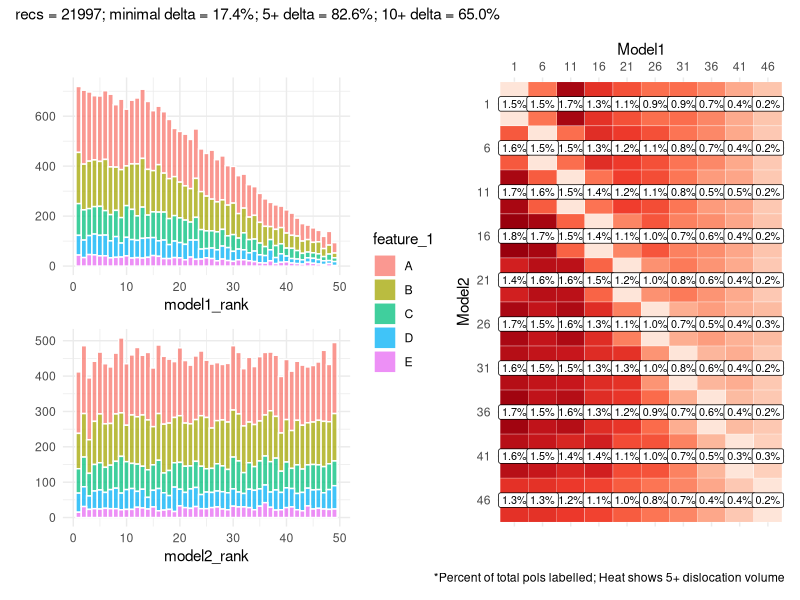
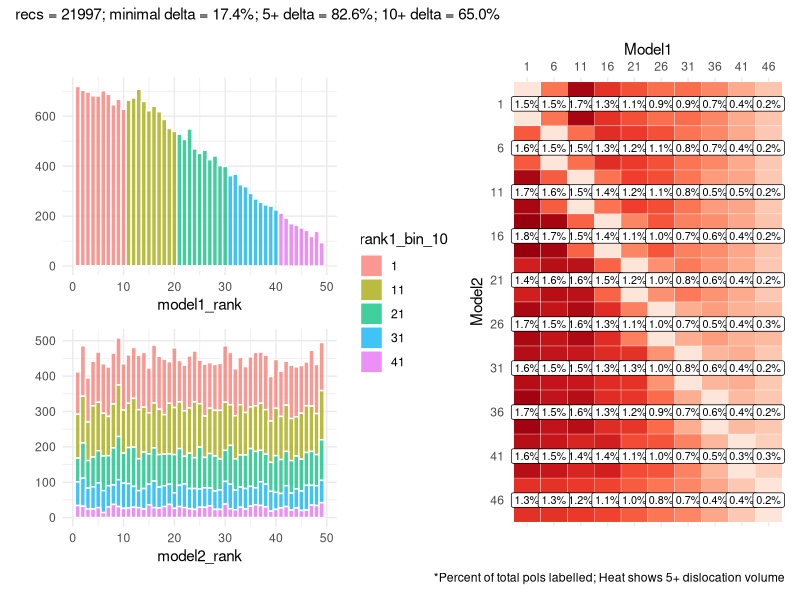
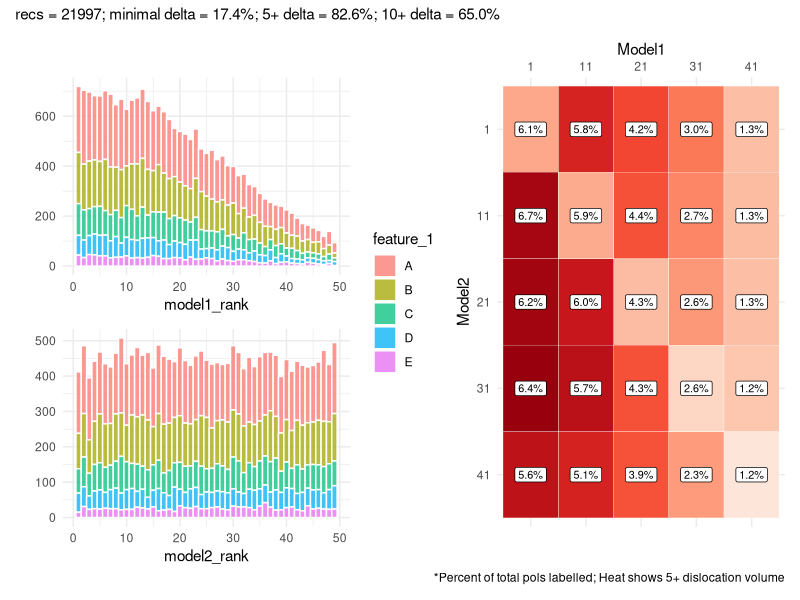

These figures' R source, in order:
# practicing plotting some data

library(tidyverse)
library(scales)
library(patchwork)
library(hexbin)

# dataset -----

dff <- data.frame(feature_1 = sample(LETTERS, 50000, replace = TRUE, 
                                     prob = c(0.35, 0.25, 0.15, 0.1, 0.05, 
                                              rep(0.01, 21))), 
                  revenue = rpois(50000, 1500), 
                  model1_rank = rnorm(50000, mean = 5, sd = 23), 
                  model2_rank = runif(50000, min = 1, max = 50)) |>
  filter(model1_rank >= 1, model1_rank <= 50, 
         feature_1 %in% c('A', 'B', 'C', 'D', 'E')) |> 
  mutate(model1_rank = floor(model1_rank), 
         model2_rank = floor(model2_rank), 
         rank1_bin_10 = floor((model1_rank - 1) / 10) * 10 + 1, 
         rank2_bin_10 = floor((model2_rank - 1) / 10) * 10 + 1, 
         rank1_bin_05 = floor((model1_rank - 1) / 5) * 5 + 1, 
         rank2_bin_05 = floor((model2_rank - 1) / 5) * 5 + 1) |>
  mutate(moved_05plus = ifelse(abs(model2_rank - model1_rank) >= 5, 
                               TRUE, FALSE), 
         moved_10plus = ifelse(abs(model2_rank - model1_rank) >= 10, 
                               TRUE, FALSE), 
         model_delta = model2_rank - model1_rank) |>
  as_tibble()

# tests ?????????????????????????????????????
dim(dff)
dff |> group_by(rank2_bin_10) |> 
  summarise(min(model2_rank), max(model2_rank))
dff |> group_by(rank1_bin_05) |> 
  summarise(min(model1_rank), max(model1_rank))

# agg versions of the dataframe :::::::::::::::::::::::
# dff_a <- dff |> 
#   group_by(model1_rank, model2_rank) |>
#   summarise(recs = n(), 
#             revenue = sum(revenue)) |>  
#   mutate(recs_mix = recs / sum(recs), 
#          rev_mix = revenue / sum(revenue))

dff_a2 <- dff |>
  mutate(gkey = paste0(rank1_bin_10, '::', rank2_bin_10)) |>
  group_by(gkey) |>
  summarise(recs = n(), 
            revenue = sum(revenue), 
            m05plus = sum(moved_05plus), 
            m10plus = sum(moved_10plus)) |>  
  mutate(recs_mix = recs / sum(recs), 
         rev_mix = revenue / sum(revenue)) |>
  mutate(rank1_bin_10 = stringr::str_extract(gkey, '^.*?(?=::)'), 
         rank2_bin_10 = stringr::str_extract(gkey, '(?<=::)\\d+'), 
         rank1_bin_10 = as.double(rank1_bin_10), 
         rank2_bin_10 = as.double(rank2_bin_10))

dff_a3 <- dff |>
  mutate(gkey = paste0(rank1_bin_05, '::', rank2_bin_05)) |>
  group_by(gkey) |>
  summarise(recs = n(), 
            revenue = sum(revenue), 
            m05plus = sum(moved_05plus), 
            m10plus = sum(moved_10plus)) |>  
  mutate(recs_mix = recs / sum(recs), 
         rev_mix = revenue / sum(revenue)) |>
  mutate(rank1_bin_05 = stringr::str_extract(gkey, '^.*?(?=::)'), 
         rank2_bin_05 = stringr::str_extract(gkey, '(?<=::)\\d+'), 
         rank1_bin_05 = as.double(rank1_bin_05), 
         rank2_bin_05 = as.double(rank2_bin_05))

# ^ -----

# plotting ----------------------------------------

# primary matrix delta/dislocation exhibit/plot/viz :::::::::::::::
fun_plt_delta_matrix <- function(arg_df, arg_dfa,  
                                 arg_xaxis, 
                                 arg_yaxis, 
                                 arg_histfill) {
  aaa <- scales::percent(sum(arg_df$moved_05plus) / nrow(arg_df), 
                         accuracy = 0.1)
  bbb <- scales::percent(sum(arg_df$moved_10plus) / nrow(arg_df), 
                         accuracy = 0.1)
  aa2 <- scales::percent((1 - (sum(arg_df$moved_05plus) / nrow(arg_df))), 
                         accuracy = 0.1)
  arg_df <- arg_df %>% rename(histfill = !!arg_histfill) %>% 
    mutate(histfill = as.factor(histfill))
  # p1 <- arg_dfa %>% 
  #   rename(xvar = !!arg_xaxis, yvar = !!arg_yaxis) %>% 
  #   ggplot(aes(x = as.factor(xvar), 
  #              y = fct_rev(as.factor(yvar)))) + 
  #   geom_tile(aes(fill = recs), color = 'white') + 
  #   geom_label(aes(label = scales::percent(recs_mix, accuracy = 0.1)), 
  #              size = 3) + 
  #   scale_fill_distiller(palette = 'Spectral') + 
  #   scale_x_discrete(guide = guide_axis(position = 'top')) + 
  #   theme_minimal() + 
  #   theme(legend.position = 'none') + 
  #   labs(x = '', y = '')
  p9 <- arg_dfa %>% 
    rename(xvar = !!arg_xaxis, yvar = !!arg_yaxis) %>% 
    ggplot(aes(x = as.factor(xvar), 
               y = fct_rev(as.factor(yvar)))) + 
    geom_tile(aes(fill = m05plus), color = 'white') + 
    geom_label(aes(label = scales::percent(recs_mix, accuracy = 0.1)), 
               size = 2.75) + 
    scale_fill_distiller(palette = 'Reds', direction = 1) + 
    scale_x_discrete(guide = guide_axis(position = 'top', 
                                        title = 'Model1')) + 
    theme_minimal() + theme(legend.position = 'none') + 
    labs(y = 'Model2', 
         caption = paste0('*Percent of total pols labelled', 
                          '; Heat shows 5+ dislocation volume'))
  p2 <- arg_df %>% ggplot() + 
    geom_histogram(aes(x = model1_rank, fill = histfill), alpha = 0.75, 
                   binwidth = 1, color = 'white') + 
    theme_minimal() + labs(y = '', fill = arg_histfill)
  p3 <- arg_df %>% ggplot() + 
    geom_histogram(aes(x = model2_rank, fill = histfill), alpha = 0.75, 
                   binwidth = 1, color = 'white') + 
    theme_minimal() + labs(y = '', fill = arg_histfill)
  p_out <- ((p2 / p3) + plot_layout(guides = 'collect') | p9) + 
    plot_annotation(subtitle = paste0('recs = ', nrow(arg_df), 
                                      '; minimal delta = ', aa2, 
                                      '; 5+ delta = ', aaa, 
                                      '; 10+ delta = ', bbb))
  return(p_out)
}

# tests ??????????????????????????????????
fun_plt_delta_matrix(arg_df = dff, arg_dfa = dff_a3, 
                     arg_xaxis = 'rank1_bin_05', arg_yaxis = 'rank2_bin_05', 
                     arg_histfill = 'feature_1')
fun_plt_delta_matrix(arg_df = dff, arg_dfa = dff_a3, 
                     arg_xaxis = 'rank1_bin_05', arg_yaxis = 'rank2_bin_05', 
                     arg_histfill = 'rank1_bin_10')
fun_plt_delta_matrix(arg_df = dff, arg_dfa = dff_a2, 
                     arg_xaxis = 'rank1_bin_10', arg_yaxis = 'rank2_bin_10', 
                     arg_histfill = 'feature_1')




# now a scatterplot to try and ID dislocation ::::::::::::::
# fun_plt_delta_scatter <- function(arg_df) {
#   p1 <- arg_df %>% 
#     ggplot(aes(x = model1_rank, y = model2_rank)) + 
#     # geom_point(alpha = 0.5) + 
#     geom_hex() + 
#     geom_abline(slope = 1, intercept = 0) + 
#     theme_minimal()
#   return(p1)
# }
# fun_plt_delta_scatter(arg_df = dff)
